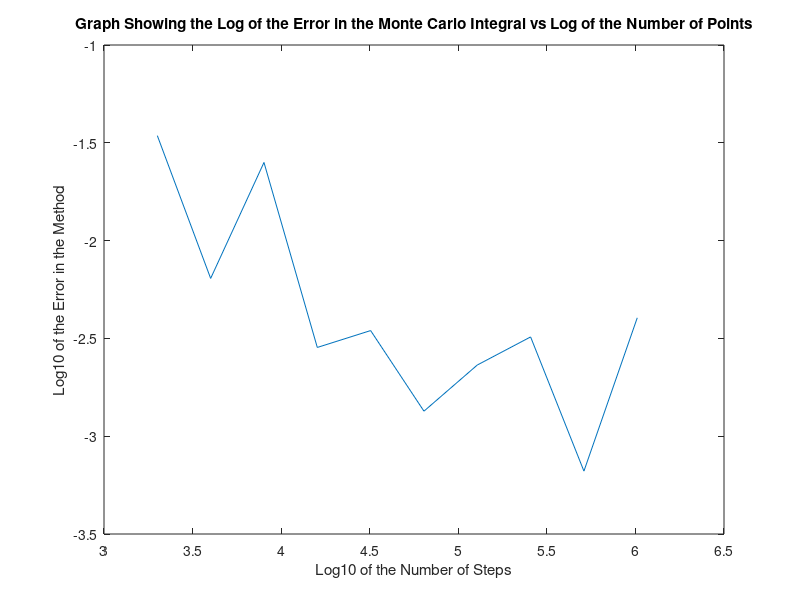

Write MATLAB code to recreate this figure.
% Adam Campbell (a37campb)
% 20649284
% Assignment 8, Problem 4
% Written: November 20, 2020

% Monte Carlo Method for x^2 + y^2 = 1

f = @(x) sqrt(1 - x.^2);

nPointsBase = 1000;
xL = 0;
xR = 1;
yL = 0;
yR = 1;
region = (yR - yL)*(xR - xL);
for iVal = 1:10
    nPoints = nPointsBase*(2^iVal);
    xVals = rand(1,nPoints) * (xR-xL) + xL;
    yVals = rand(1, nPoints) * (yR-yL) + yL;
    ptsCurve = sum(yVals < f(xVals) );
    soln = abs(4*(region*ptsCurve/nPoints + yL * (xR-xL)) - pi);
    if iVal == 1
        log_int = log10(soln);
        log_pts = log10(nPoints);
    else
        log_int = [log_int log10(soln)];
        log_pts = [log_pts log10(nPoints)];
    end 
end

plot(log_pts,log_int);
xlabel('Log10 of the Number of Steps');
ylabel('Log10 of the Error in the Method');
title('Graph Showing the Log of the Error in the Monte Carlo Integral vs Log of the Number of Points');